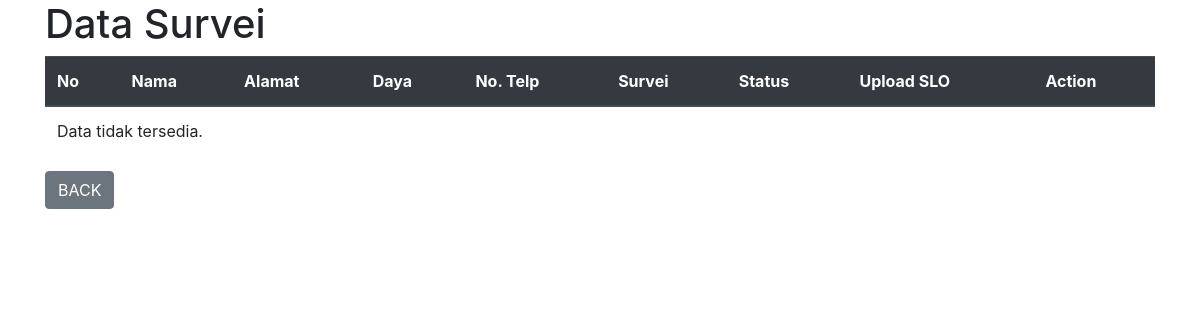
Before: /survey.php with the older database file.
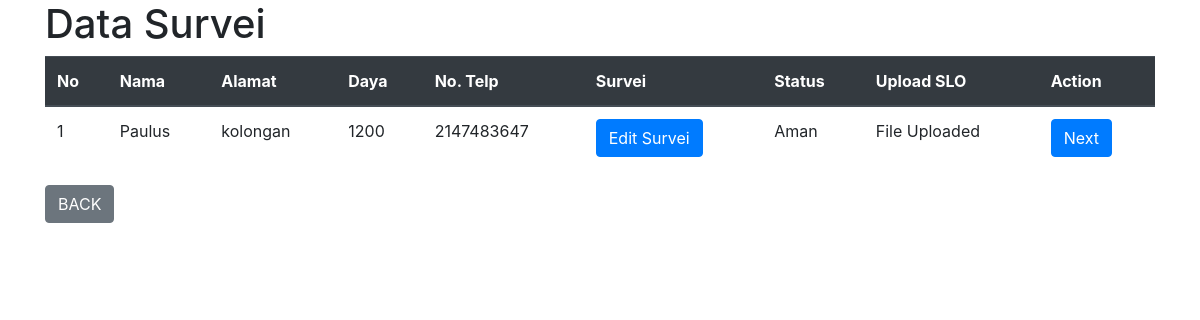
After: the same page with the newer database file.
### tables this page shows
CREATE TABLE `tb_1` (
  `id` int(11) NOT NULL,
  `nama` varchar(255) NOT NULL,
  `alamat` text NOT NULL,
  `daya` int(15) NOT NULL,
  `no_telp` int(15) NOT NULL,
  `teknis` tinyint(1) NOT NULL,
  `p2tl` tinyint(1) NOT NULL,
  `tunggakan` tinyint(1) NOT NULL,
  `file_path` varchar(255) NOT NULL
);

### survey.php (the view, shortened to what this page needs)
<?php
    require 'dbcon.php';
    $query = "SELECT * FROM tb_1";
    $result = mysqli_query($conn, $query);
?>
<!DOCTYPE html>
<html>
<head>
    <link rel="stylesheet" href="https://stackpath.bootstrapcdn.com/bootstrap/4.5.2/css/bootstrap.min.css">
    <link rel="stylesheet" href="style.css">
</head>
<body>
    <div class="container">
        <h1>Data Survei</h1>
        <div class="wrp">
            <table class="table">
                <thead class="thead-dark">
                    <tr>
                        <th>No</th>
                        <th>Nama</th>
                        <th>Alamat</th>
                        <th>Daya</th>
                        <th>No. Telp</th>
                        <th>Survei</th>
                        <th>Status</th>
                        <th>Upload SLO</th>
                        <th>Action</th>
                    </tr>
                </thead>
                <tbody>
                    <?php
                        if (mysqli_num_rows($result) > 0) {
                            $no = 1;
                            while ($row = mysqli_fetch_assoc($result)) {
                                $isSurveyed = $row['teknis'] && $row['p2tl'] && $row['tunggakan'];
                                $status = $isSurveyed ? 'Aman' : 'Belum aman';
                                $fileUploaded = !empty($row['file_path']);
                    ?>
                                <tr>
                                    <td><?= $no++; ?></td>
                                    <td><?= $row['nama']; ?></td>
                                    <td><?= $row['alamat']; ?></td>
                                    <td><?= $row['daya']; ?></td>
                                    <td><?= $row['no_telp']; ?></td>
                                    <td>
                                        <?php if ($isSurveyed) { ?>
                                            <button class="btn btn-primary" onclick="location.href='survei.php?id=<?= $row['id']; ?>'">Edit Survei</button>
                                        <?php } else { ?>
                                            <button class="btn btn-primary" onclick="location.href='survei.php?id=<?= $row['id']; ?>'">Survei</button>
                                        <?php } ?>
                                    </td>
                                    <td><?= $status; ?></td>
                                    <td>
                                        <?php if ($isSurveyed && $status === 'Aman') { ?>
                                            <?php if ($fileUploaded) { ?>
                                                File Uploaded
                                            <?php } ?>
                                        <?php } ?>
                                    </td>
                                    <td>
                                        <?php if ($status === 'Aman' && $fileUploaded) { ?>
                                            <form action="survey.php" method="POST">
                                                <input type="submit" class="btn btn-primary" value="Next">
                                            </form>
                                        <?php } ?>
                                    </td>
                                </tr>
                    <?php
                            }
                        } else {
                    ?>
                            <tr>
                                <td colspan="9">Data tidak tersedia.</td>
                            </tr>
                    <?php
                        }
                    ?>
                </tbody>
            </table>
        </div>
        <div class="show">
            <button class="btn btn-secondary" onclick="location.href='index.php'">BACK</button>
        </div>
    </div>
</body>
</html>

### style.css (style rules this page uses)
body { margin: 0; padding: 0; }

Changed rows visible on the page:
added tb_1: nama "Paulus", alamat "kolongan", daya "1200", no_telp "2147483647", status "Aman", shows "File Uploaded"
Other visible differences:
text no longer shown: "Data tidak tersedia."
